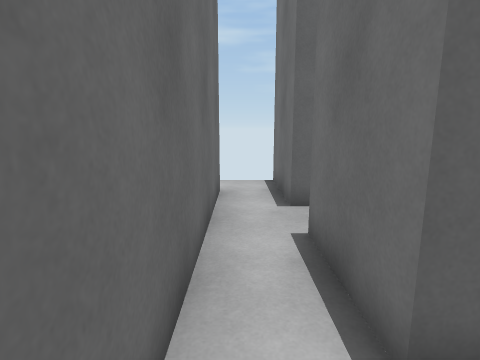
[1] (above)

13 first-person views from a walk through a scene from a Unity 3-D project. The camera is 1.5 m above the floor, tilts 10° down and sees 80° across. The floor is counted in squares, 1 m on a side. Each view is taken from the middle of a square. On the plan, view 1 faces up. The plan holds only what a view shows up to about 14 squares ahead; the rest is blank. The place goes on beyond the plan. The player is left out.

[2]
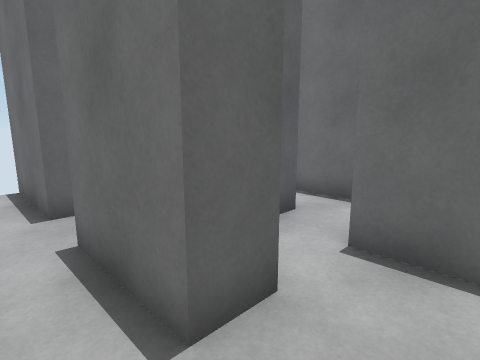

[3]
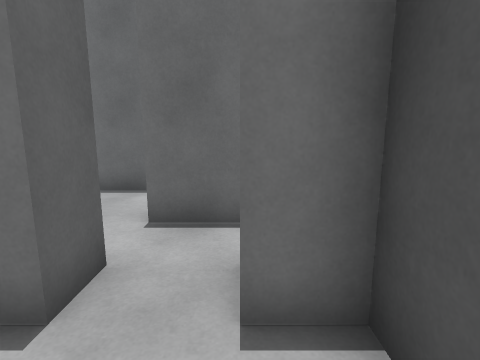

[4]
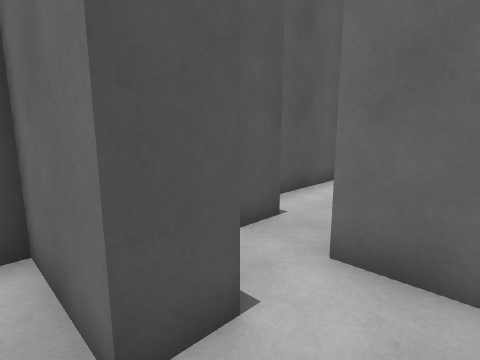

[5]
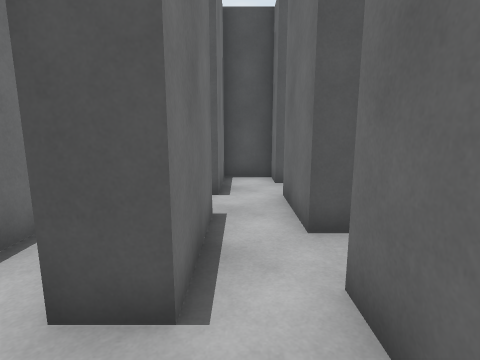

[6]
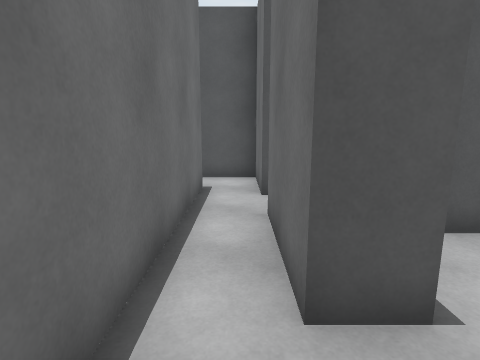

[7]
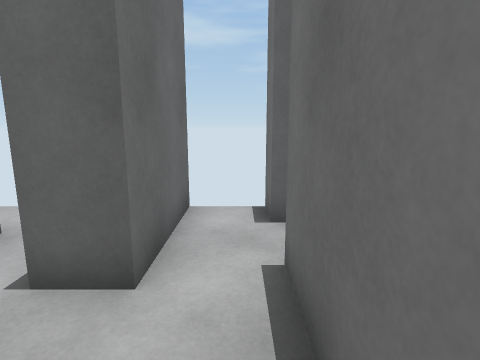

[8]
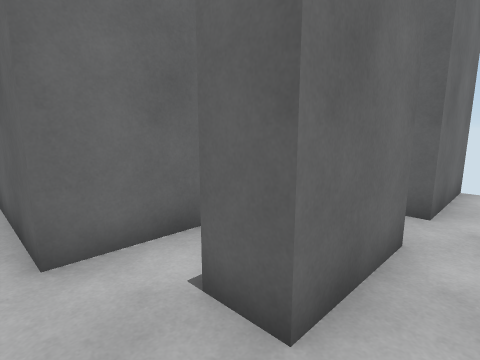

[9]
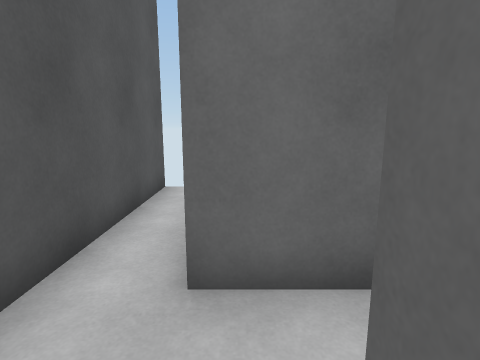

[10]
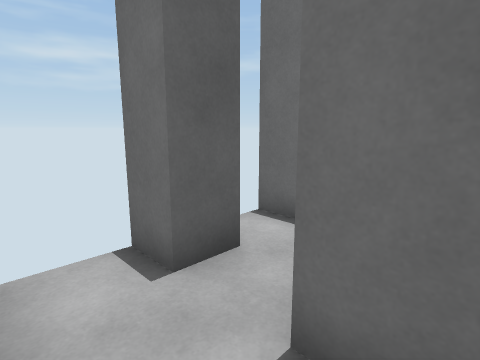

[11]
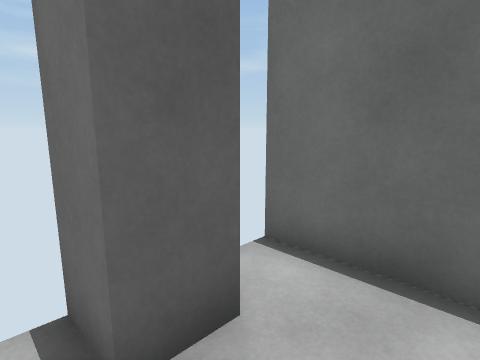

[12]
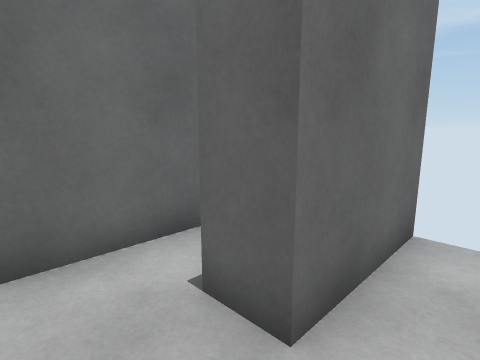

[13]
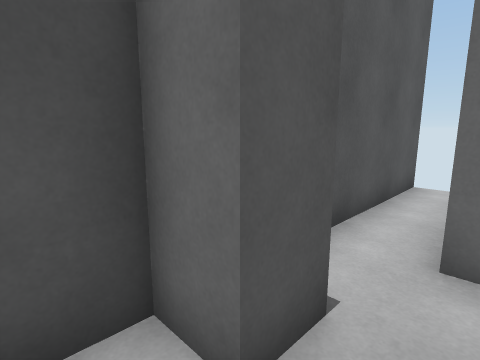

### Floor plan
Ten units are one square. View 1 is at (0, 0); x grows to the right and y downward. Boxes are objects, and circles mark ways between rooms. Rooms are numbered by the first view taken in them; rooms with no view inside come last. Other rooms are left out.
<svg viewBox="-50 -91 120 106">
<path fill="none" stroke="#000" d="M10 -15 10 -40M-5 -55 -5 -5 -38 -5M-45 10 10 10 10 0M35 -60 45 -60 45 -30 40 -30M35 -15 45 -15 45 -5M45 -75 35 -75M60 -5 60 -85M35 -75 35 -85M20 -86 20 -55M10 0 20 0 20 10 35 10 35 -15M20 -40 20 -15 10 -15M20 -55 10 -55M14 -40 20 -40M35 -30 35 -60M45 -5 45 10 62 10"/>
<circle cx="15" cy="-10" r="3" fill="#2a7"/>
<circle cx="15" cy="-50" r="3" fill="#2a7"/>
<circle cx="40" cy="-70" r="3" fill="#2a7"/>
<circle cx="40" cy="-25" r="3" fill="#2a7"/>
<circle cx="50" cy="-10" r="3" fill="#2a7"/>
<circle cx="30" cy="-60" r="3" fill="#2a7"/>
<circle cx="30" cy="-40" r="3" fill="#2a7"/>
<text x="0" y="-20">1</text>
<text x="50" y="-40">2</text>
<text x="30" y="-70">3</text>
<text x="20" y="-10">4</text>
<text x="20" y="-50">5</text>
<text x="50" y="0">6</text>
</svg>
Room 1 opens to room 4. Room 1 opens to room 5. Room 2 opens to room 3. Room 2 opens to room 4. Room 2 opens to room 6. Room 3 opens to room 5. Room 4 opens to room 5.

Where each view was taken, in squares from view 1:
view 1: 0 up, 0 right, facing up
view 2: 0 up, 0 right, facing up-right
view 3: 0 up, 1 left, facing right
view 4: 3 up, 5 right, facing down-left
view 5: 8 up, 3 right, facing down
view 6: 8 up, 5 right, facing down
view 7: 3 up, 3 right, facing up
view 8: 0 up, 3 right, facing up-left
view 9: 1 up, 2 right, facing left
view 10: 5 up, 2 right, facing up-right
view 11: 6 up, 3 right, facing up-right
view 12: 4 up, 3 right, facing up-left
view 13: 1 up, 3 right, facing down-left
